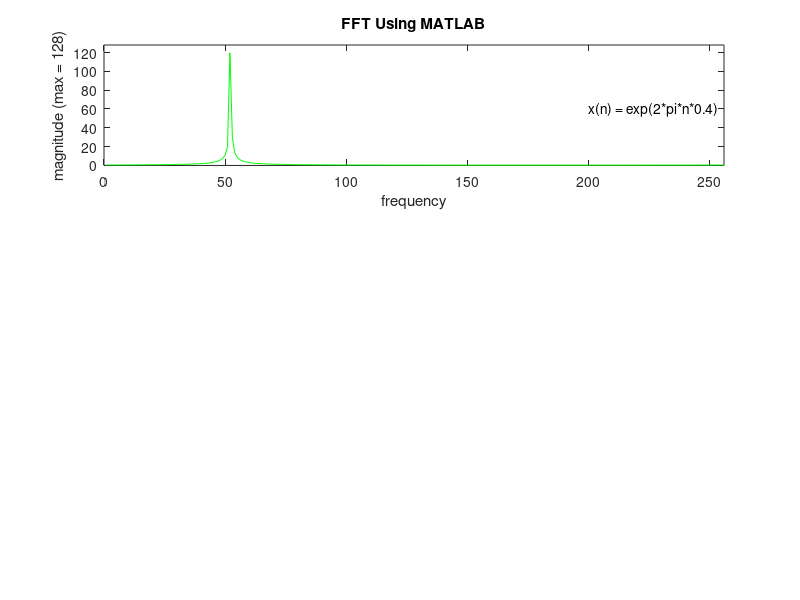

Write the MATLAB code that produced this figure. (Note: this script raises an error after producing the figure.)

clc;
XMIN = 0;
XMAX = 256 ;
YMIN = 0;
YMAX = 128;
k = 0.4;
n = [0:255];
r = 128*cos(pi*n*k);    % Tallies with the c code input_generator.c.
i = 128*sin(pi*n*k);
x1 = r + j*i;
X1 = abs(fft(x1,256));
subplot(3,1,1)
plot(X1/256,'g'),axis([XMIN XMAX YMIN YMAX]),title('FFT Using MATLAB'),xlabel('frequency'),ylabel('magnitude (max = 128)'),  text(200,60,'x(n) = exp(2*pi*n*0.4)');

x2r = ccode(:,2);
x2i = ccode(:,3);
X2 = sqrt(x2r.^2 + x2i.^2);
subplot(3,1,2)
plot(X2,'c'),axis([XMIN XMAX YMIN YMAX]),title('FFT Using C'), xlabel('frequency'),ylabel('magnitude (max = 128)');

a = vlog(:,1);
for n=1:256
    x3r(n) = a(2*n-1,1);
    x3i(n) = a(2*n,1);
    X3(n) = sqrt(x3r(n)^2 + x3i(n)^2);
end
subplot(3,1,3)
plot(X3,'r'),axis([XMIN XMAX YMIN YMAX]),title('FFT Using the FFT Verilog Module'), xlabel('frequency'),ylabel('magnitude (max = 128)');